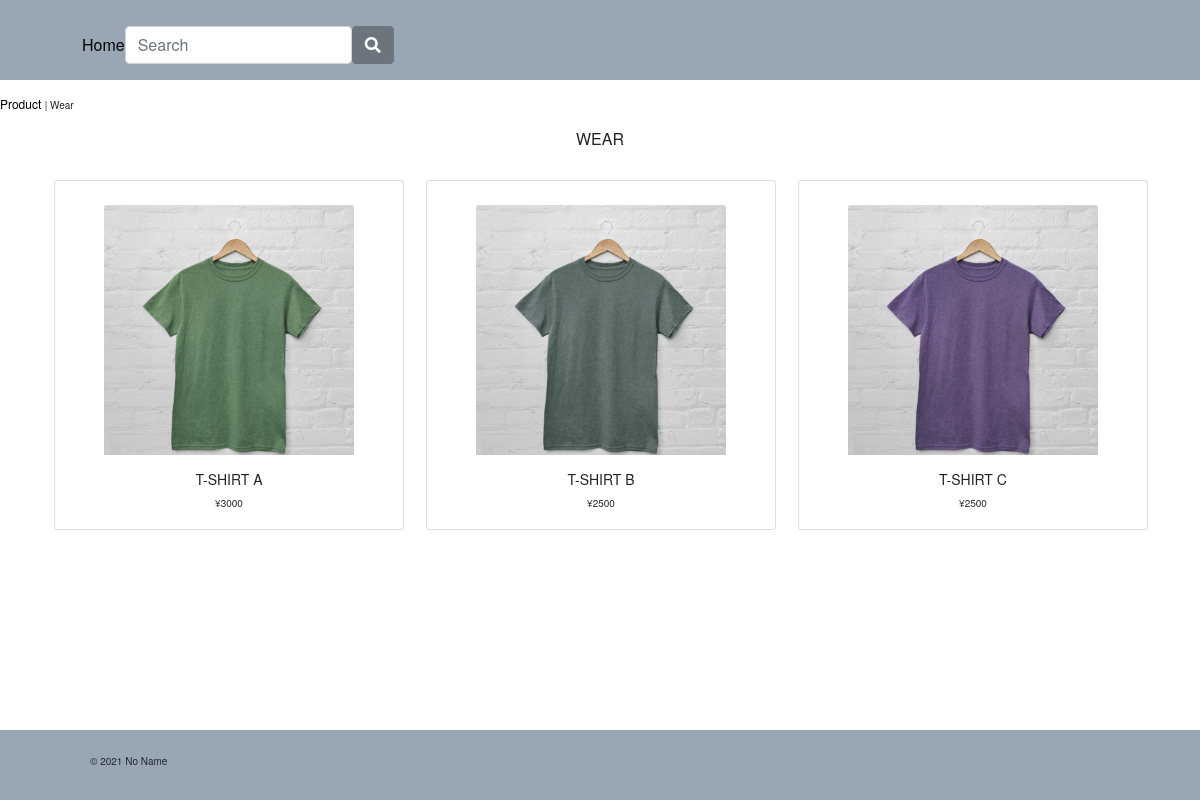
Screenshot of /shop/wear/ with the database file from the repository.
### shop/models.py (models this page shows, shortened)
class Category(models.Model):
    name = models.CharField(max_length=250, )
    slug = models.SlugField(max_length=250, )

class Product(models.Model):
    name = models.CharField(max_length=250, unique=True)
    slug = models.SlugField(max_length=250, unique=True)
    description = models.TextField(blank=True)
    category = models.ForeignKey(Category, on_delete=models.CASCADE)
    price = models.DecimalField(max_digits=10, decimal_places=0)
    image = models.ImageField(upload_to='product', blank=True)
    stock = models.IntegerField()
    available = models.BooleanField(default=True)
    created = models.DateTimeField(auto_now_add=True)
    updated = models.DateTimeField(auto_now=True)
    def get_url(self):
        return reverse('shop:ProdCatDetail', args=[self.category.slug, self.slug])

### shop/views.py (the view)
# urls.py: path('', views.allProdCat, name='allProdCat'),
def allProdCat(request, c_slug=None):
    c_page = None
    products_list = None
    if c_slug != None:
        c_page = get_object_or_404(Category, slug=c_slug)
        products_list = Product.objects.filter(category=c_page)
    else:
        products_list = Product.objects.all()
    paginator = Paginator(products_list, 6)
    try:
        page = int(request.GET.get('page','1'))
    except:
        page = 1
    try:
        products = paginator.page(page)
    except (EmptyPage, InvalidPage):
        products = paginator.page(paginator.num_pags)
    return render(request, 'shop/category.html', {'category': c_page, 'products': products})

### cart/context_processors.py (called while the page is built)
def counter(request):
    item_count = 0
    if 'admin' in request.path:
        return {}
    else:
        try:
            cart = Cart.objects.filter(cart_id=_cart_id(request))
            cart_items = CartItem.objects.all().filter(cart=cart[:1])
            for cart_item in cart_items:
                item_count += cart_item.quantity
        except Cart.DoesNotExist:
            item_count = 0
    return dict(item_count = item_count)

### cart/views.py (called while the page is built)
def _cart_id(request):
    cart = request.session.session_key
    if not cart:
        cart = request.session.create()
    return cart

### shop/context_processors.py (called while the page is built)
def menu_links(request):
    links = Category.objects.all()
    return dict(links=links)

### shop/templates/shop/category.html (shortened to what this page needs)
{% extends "base.html" %}
{% load static %}
{% block content %}
    {% if category %}
        <div class="row my_row_class ">
          <div class="mx-auto">
              <p><a href="{% url 'shop:allProdCat' %}"> Product </a> | {{category.name}}</p>
          </div>
        </div>
    {% endif %}
    {% if category %}
    <div>
        <h1 class="text-center my_title">{{category.name}}</h1>
    </div>
    {% else %}
    <div>
        <h1 class="text-center my_title my-5">All Products</h1>
    </div>
    {% endif %}
    <div class="container">
        <div class="row mx-auto ">
            {% for product in products.object_list  %}
            <div class=" col-9 col-sm-12 col-md-4 col-md-12 col-lg-4">
                <div class="card text-center my-4" >
                    <a href="{{product.get_url}}"><img class="card-img-top my_image mt-4" src="{{product.image.url}}" alt="{{product.name}}"></a>
                    <div class="card-body">
                        <h4>{{product.name}}</h4>
                        <p>¥{{product.price}}</p>
                    </div>
                </div>
            </div>
            {% endfor %}
        </div>
        <br>
    </div>
{% endblock %}

### static/css/style.css (style rules this page uses)
*,*::before,*::after { box-sizing: border-box; }
html { width: 100%; position: relative; min-height: 100%; }
body { font-family: "Helvetica Neue",Arial,"Hiragino Kaku Gothic ProN","Hiragino Sans",Meiryo,sans-serif; font-size: 62.5%; padding-bottom: 70px; }
img { object-fit: cover; }
a:link,a:visited,a:hover, a:active { text-decoration: none; color: black; }
.my_row_class { padding-top: 15px; }
.my_row_class .mx-auto p a { color: #000; font-size: 12px; text-decoration: none; }
.my_title { font-size: 16px; text-transform: uppercase; }
.card { width: 350px; height: 350px; }
.card-body h4 { font-size: 14px; text-transform: uppercase; }
.card-img-top { width: 250px; height: 250px; }

### rows the page displays
Category: name "Wear", name "WEAR"
Product: image (picture), name "T-SHIRT A", price "3000"
Product: image (picture), name "T-SHIRT B", price "2500"
Product: image (picture), name "T-SHIRT C", price "2500"
